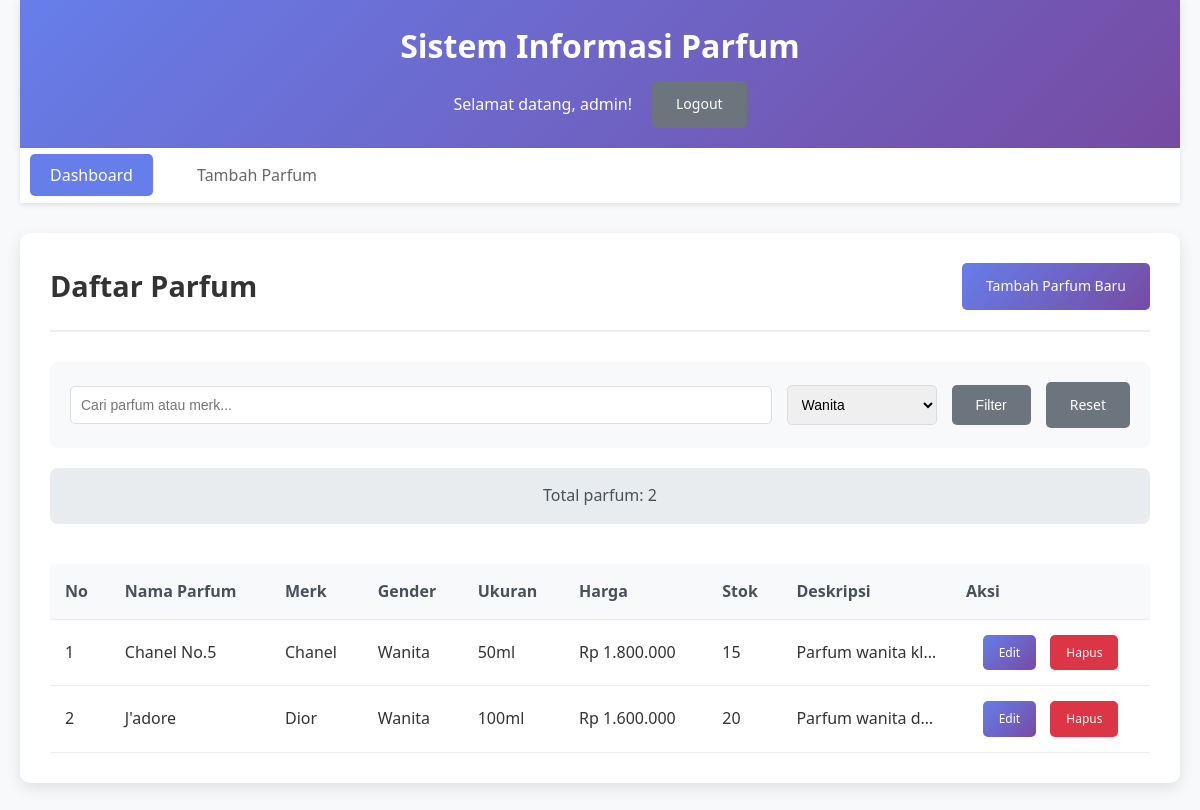
Page /dashboard.php?filter_gender=Wanita (signed in) on the committed database.
### tables this page shows
CREATE TABLE IF NOT EXISTS parfum (
    id INT AUTO_INCREMENT PRIMARY KEY,
    nama_parfum VARCHAR(100) NOT NULL,
    merk VARCHAR(50) NOT NULL,
    jenis_kelamin ENUM('Pria', 'Wanita', 'Unisex') NOT NULL,
    ukuran VARCHAR(20) NOT NULL,
    harga DECIMAL(10,2) NOT NULL,
    stok INT NOT NULL DEFAULT 0,
    deskripsi TEXT,
    gambar VARCHAR(255),
    created_at TIMESTAMP DEFAULT CURRENT_TIMESTAMP,
    updated_at TIMESTAMP DEFAULT CURRENT_TIMESTAMP ON UPDATE CURRENT_TIMESTAMP
);

### config.php (called while the page is built, shortened)
<?php
function formatCurrency($amount) {
    return 'Rp ' . number_format($amount, 0, ',', '.');
}
?>

### dashboard.php (the view, shortened to what this page needs)
<?php
require_once 'config.php';
$search = isset($_GET['search']) ? $_GET['search'] : '';
$filter_gender = isset($_GET['filter_gender']) ? $_GET['filter_gender'] : '';
$query = "SELECT * FROM parfum WHERE 1=1";
$params = [];
if ($filter_gender) {
    $query .= " AND jenis_kelamin = ?";
    $params[] = $filter_gender;
}
$query .= " ORDER BY created_at DESC";
$stmt = $pdo->prepare($query);
$stmt->execute($params);
$parfums = $stmt->fetchAll();
$count_query = "SELECT COUNT(*) as total FROM parfum WHERE 1=1";
if ($filter_gender) {
    $count_query .= " AND jenis_kelamin = ?";
}
$count_stmt = $pdo->prepare($count_query);
$count_stmt->execute($params);
$total_count = $count_stmt->fetch()['total'];
?>
<!DOCTYPE html>
<html lang="id">
<head>
    <link rel="stylesheet" href="style.css">
</head>
<body>
    <div class="container">
        <header class="header">
            <h1>Sistem Informasi Parfum</h1>
            <div class="user-info">
                <span>Selamat datang, <?php echo htmlspecialchars($_SESSION['username']); ?>!</span>
                <a href="logout.php" class="btn btn-secondary">Logout</a>
            </div>
        </header>
        <nav class="navigation">
            <a href="dashboard.php" class="nav-link active">Dashboard</a>
            <a href="add_parfum.php" class="nav-link">Tambah Parfum</a>
        </nav>
        <main class="main-content">
            <div class="content-header">
                <h2>Daftar Parfum</h2>
                <div class="actions">
                    <a href="add_parfum.php" class="btn btn-primary">Tambah Parfum Baru</a>
                </div>
            </div>
            <div class="search-filter">
                <form method="GET" action="" class="search-form">
                    <input type="text" name="search" placeholder="Cari parfum atau merk..." value="<?php echo htmlspecialchars($search); ?>">
                    <select name="filter_gender">
                        <option value="Wanita" <?php echo $filter_gender == 'Wanita' ? 'selected' : ''; ?>>Wanita</option>
                    </select>
                    <button type="submit" class="btn btn-secondary">Filter</button>
                    <a href="dashboard.php" class="btn btn-secondary">Reset</a>
                </form>
            </div>
            <div class="stats">
                <p>Total parfum: <?php echo $total_count; ?></p>
            </div>
            <div class="table-container">
                <table class="parfum-table">
                    <thead>
                        <tr>
                            <th>No</th>
                            <th>Nama Parfum</th>
                            <th>Merk</th>
                            <th>Gender</th>
                            <th>Ukuran</th>
                            <th>Harga</th>
                            <th>Stok</th>
                            <th>Deskripsi</th>
                            <th>Aksi</th>
                        </tr>
                    </thead>
                    <tbody>
                        <?php if (empty($parfums)): ?>
                            <tr>
                                <td colspan="9" class="no-data">Tidak ada data parfum</td>
                            </tr>
                        <?php else: ?>
                            <?php foreach ($parfums as $index => $parfum): ?>
                                <tr>
                                    <td><?php echo $index + 1; ?></td>
                                    <td><?php echo htmlspecialchars($parfum['nama_parfum']); ?></td>
                                    <td><?php echo htmlspecialchars($parfum['merk']); ?></td>
                                    <td><?php echo htmlspecialchars($parfum['jenis_kelamin']); ?></td>
                                    <td><?php echo htmlspecialchars($parfum['ukuran']); ?></td>
                                    <td><?php echo formatCurrency($parfum['harga']); ?></td>
                                    <td><?php echo $parfum['stok']; ?></td>
                                    <td class="description"><?php echo htmlspecialchars(substr($parfum['deskripsi'], 0, 50)) . '...'; ?></td>
                                    <td class="actions">
                                        <a href="edit_parfum.php?id=<?php echo $parfum['id']; ?>" class="btn btn-small btn-primary">Edit</a>
                                        <a href="delete_parfum.php?id=<?php echo $parfum['id']; ?>" class="btn btn-small btn-danger" onclick="return confirm('Apakah Anda yakin ingin menghapus parfum ini?')">Hapus</a>
                                    </td>
                                </tr>
                            <?php endforeach; ?>
                        <?php endif; ?>
                    </tbody>
                </table>
            </div>
        </main>
    </div>
</body>
</html>

### style.css (style rules this page uses)
* { margin: 0; padding: 0; box-sizing: border-box; }
body { font-family: 'Segoe UI', Tahoma, Geneva, Verdana, sans-serif; line-height: 1.6; color: #333; background-color: #f8f9fa; }
.container { max-width: 1200px; margin: 0 auto; padding: 0 20px; }
.header { background: linear-gradient(135deg, #667eea 0%, #764ba2 100%); color: white; padding: 20px 0; box-shadow: 0 2px 10px rgba(0,0,0,0.1); }
.header h1 { text-align: center; margin-bottom: 10px; font-size: 2rem; }
.user-info { display: flex; justify-content: center; align-items: center; gap: 20px; margin-top: 10px; }
.navigation { background: white; padding: 15px 0; box-shadow: 0 2px 5px rgba(0,0,0,0.1); margin-bottom: 30px; }
.nav-link { text-decoration: none; color: #666; padding: 10px 20px; margin: 0 10px; border-radius: 5px; transition: all 0.3s ease; }
.nav-link:hover, .nav-link.active { background-color: #667eea; color: white; }
.main-content { background: white; padding: 30px; border-radius: 10px; box-shadow: 0 5px 15px rgba(0,0,0,0.1); margin-bottom: 30px; }
.content-header { display: flex; justify-content: space-between; align-items: center; margin-bottom: 30px; padding-bottom: 20px; border-bottom: 2px solid #eee; }
.content-header h2 { color: #333; font-size: 1.8rem; }
.btn { display: inline-block; padding: 12px 24px; text-decoration: none; border-radius: 5px; border: none; cursor: pointer; font-size: 14px; font-weight: 500; transition: all 0.3s ease; text-align: center; }
.btn-primary { background: linear-gradient(135deg, #667eea 0%, #764ba2 100%); color: white; }
.btn-secondary { background-color: #6c757d; color: white; }
.btn-danger { background-color: #dc3545; color: white; }
.btn-small { padding: 8px 16px; font-size: 12px; }
.search-filter { background: #f8f9fa; padding: 20px; border-radius: 8px; margin-bottom: 20px; }
.search-form { display: flex; gap: 15px; align-items: center; flex-wrap: wrap; }
.search-form input, .search-form select { padding: 10px; border: 1px solid #ddd; border-radius: 5px; font-size: 14px; }
.search-form input[type="text"] { flex: 1; min-width: 200px; }
.search-form select { min-width: 150px; }
.stats { background: #e9ecef; padding: 15px; border-radius: 8px; margin-bottom: 20px; text-align: center; }
.stats p { margin: 0; font-weight: 500; color: #495057; }
.table-container { overflow-x: auto; }
.parfum-table { width: 100%; border-collapse: collapse; margin-top: 20px; }
.parfum-table th, .parfum-table td { padding: 15px; text-align: left; border-bottom: 1px solid #eee; }
.parfum-table th { background-color: #f8f9fa; font-weight: 600; color: #495057; position: sticky; top: 0; }
.parfum-table .actions { text-align: center; }
.parfum-table .actions .btn { margin: 0 5px; }
.parfum-table .description { max-width: 150px; overflow: hidden; text-overflow: ellipsis; white-space: nowrap; }

### rows in the picture
parfum: nama_parfum "Chanel No.5", merk "Chanel", jenis_kelamin "Wanita", ukuran "50ml", harga "Rp 1.800.000", stok "15", deskripsi "Parfum wanita kl…"
parfum: nama_parfum "J'adore", merk "Dior", jenis_kelamin "Wanita", ukuran "100ml", harga "Rp 1.600.000", stok "20", deskripsi "Parfum wanita d…"

### other values in the picture
$_SESSION['username'] "admin"
$total_count "2"
